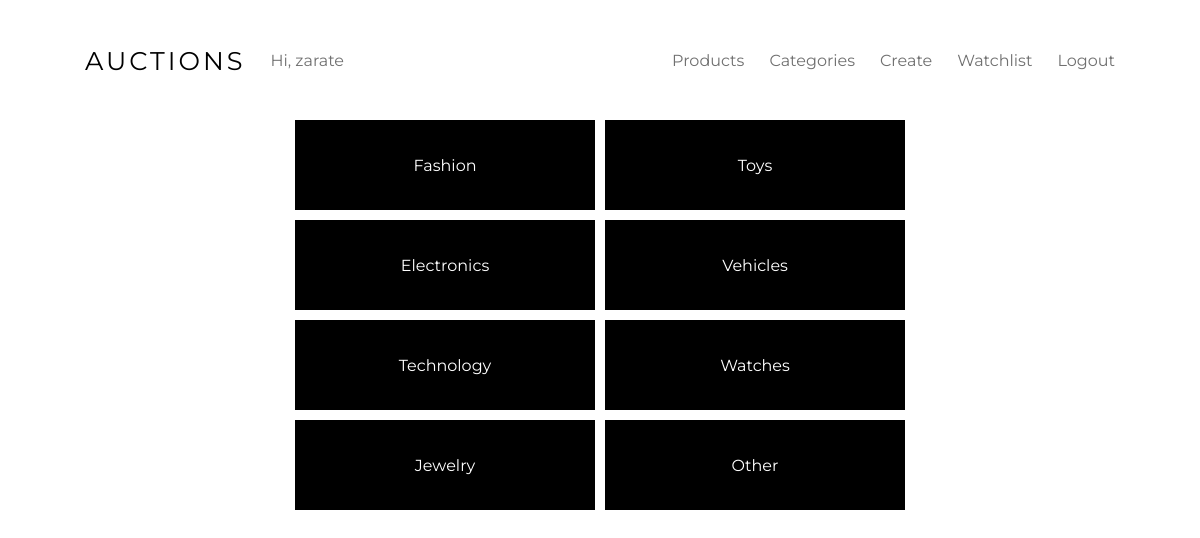
Screenshot of /categories (signed in) with the database file from the repository.
### auctions/models.py (models this page shows, shortened)
class Categories(models.Model):
    title = models.TextField()

### auctions/views.py (the view)
# urls.py: path('categories', views.view_categories, name="view_categories"),
def view_categories(request):
    categories = [element[1] for element in list(Categories.objects.all().values_list())]
    contexto = {
        "name": 'Categories',
        "tipos": categories
    }
    return render(request, 'categories.html', contexto)

### auctions/templates/categories.html
{% extends 'layout/base.html' %}
{% block body %}
    <div
    class="center"
    style="
        max-width: 100%;
        width: 700px;
        margin: 0 auto;
        display: flex;
        justify-content: center;
        align-items: center;
        flex-wrap: wrap;
        gap: 10px;"
    >
    {% for categoria in tipos %}
        <a href="/categories/{{ categoria }}">
            <div style="
            width: 300px;
            height: 90px;
            background: black;
            color: white;
            display: flex;
            justify-content: center;
            align-items: center;">{{ categoria }}</div>
        </a>
    {% endfor %}
    </div>
{% endblock%}

### auctions/templates/layout/base.html (shortened to what this page needs)
{% load static %}
<!DOCTYPE html>
<html lang="en">
<head>
    <link rel="stylesheet" href="{% static 'css/styles.css' %}">
</head>
<body>
    <header>
        <nav>
            <ul>
                <li><a href="{% url 'index' %}" class="title">Auctions</a></li>
                {% if user.is_authenticated %}
                    <li><a href="" class="user">Hi, {{ user }}</a></li>
                {% endif %}
            </ul>
            <ul>
                <li><a href="{% url 'index' %}">Products</a></li>
                <li><a href="{% url 'view_categories' %}">Categories</a></li>
                {% if user.is_authenticated %}
                    <li><a href="{% url 'view_create_offer' %}">Create</a></li>
                    <li><a href="{% url 'view_watchlist' %}">Watchlist</a></li>
                    <li><a href="{% url 'logout' %}">Logout</a></li>
                {% else %}
                    <li><a href="{% url 'login' %}">Login</a></li>
                    <li><a href="{% url 'register' %}">Register</a></li>
                {% endif %}
            </ul>
        </nav>
    </header>
    {% block body %}
    {% endblock %}
</body>
</html>

### auctions/static/css/styles.css (style rules this page uses)
* { padding:0;margin:0;text-decoration:none;-webkit-box-sizing:border-box;box-sizing:border-box }
body { font-family:"Montserrat",sans-serif;margin-bottom:4rem;position:relative }
header { width:100%;height:120px;display:-webkit-box;display:-ms-flexbox;display:flex;-webkit-box-align:center;-ms-flex-align:center;align-items:center;-ms-flex-wrap:wrap;flex-wrap:wrap;padding:0 5rem;z-index:999999999 }
header nav { width:100%;display:-webkit-box;display:-ms-flexbox;display:flex;-ms-flex-wrap:wrap;flex-wrap:wrap;-webkit-box-pack:justify;-ms-flex-pack:justify;justify-content:space-between;-webkit-box-align:center;-ms-flex-align:center;align-items:center;z-index:999999999 }
header nav ul { display:-webkit-box;display:-ms-flexbox;display:flex;list-style:none;-webkit-box-align:center;-ms-flex-align:center;align-items:center;-ms-flex-wrap:wrap;flex-wrap:wrap;gap:15px }
header nav ul li a { padding:5px;cursor:pointer;color:rgb(112,112,112) }
header nav ul .title { color:black;font-size:1.6em;letter-spacing:3px;text-transform:uppercase }
header nav ul .user { color:rgb(112,112,112) }

### rows the page displays
Categories: tipos "Fashion"
Categories: tipos "Toys"
Categories: tipos "Electronics"
Categories: tipos "Vehicles"
Categories: tipos "Technology"
Categories: tipos "Watches"
Categories: tipos "Jewelry"
Categories: tipos "Other"

### other values shown
{{ user }} "zarate"
